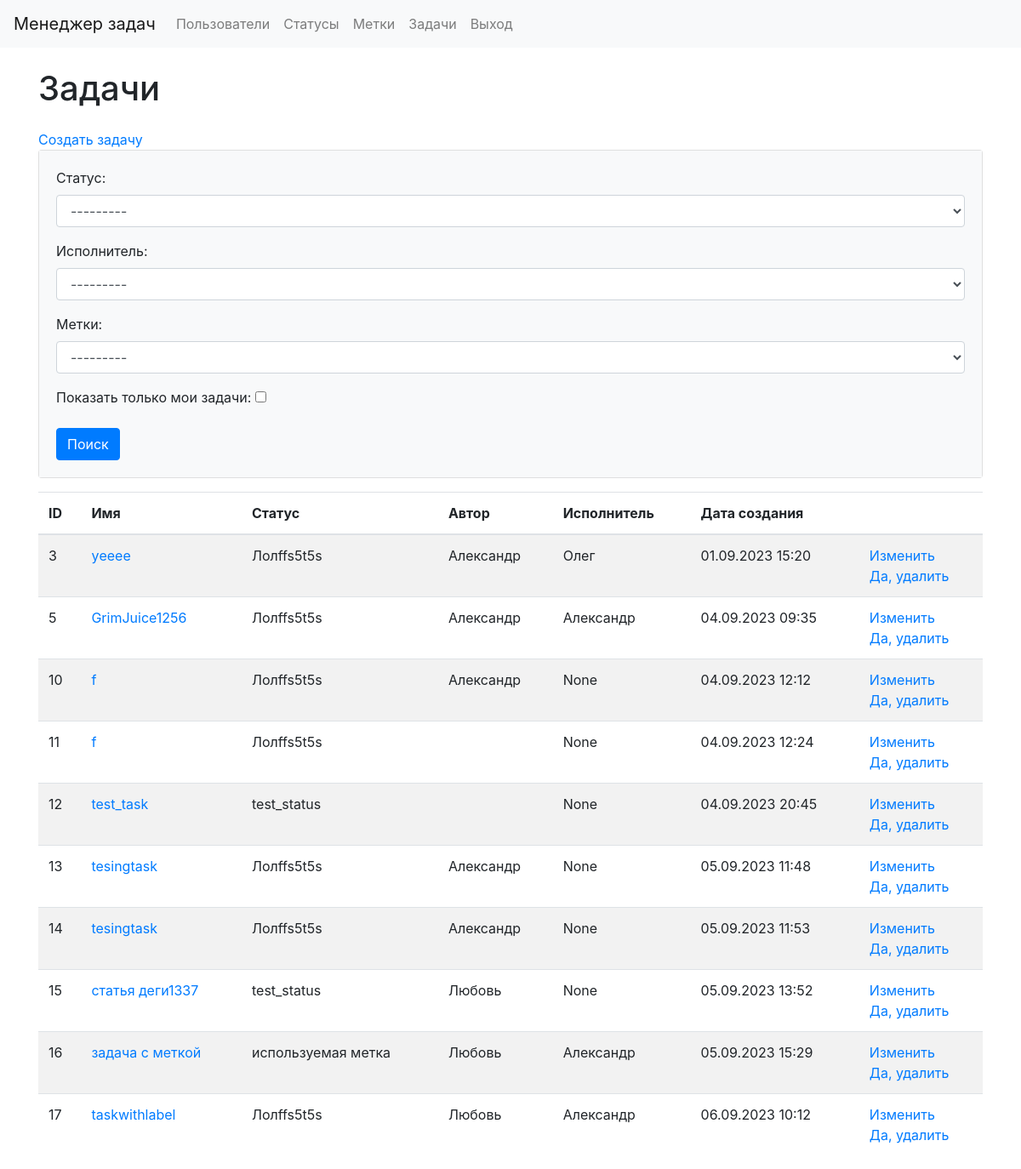
/tasks/ (signed in), run on the app's committed database.
### tasks/models.py (models this page shows, shortened)
class Task(models.Model):
    creator = models.ForeignKey(
        CustomUsers,
        on_delete=models.RESTRICT,
        verbose_name="Создатель",
        related_name="creator"
    )
    name = models.CharField(max_length=255, verbose_name="Название")
    description = models.TextField(blank=True, verbose_name="Описание")
    status = models.ForeignKey(
        Status,
        on_delete=models.RESTRICT,
        verbose_name="Статус"
    )
    executor = models.ForeignKey(
        CustomUsers,
        blank=True,
        null=True,
        on_delete=models.RESTRICT,
        verbose_name="Исполнитель"
    )
    labels = models.ManyToManyField(Label, blank=True, verbose_name="Метка")
    created_at = models.DateTimeField(
        auto_now_add=True,
        verbose_name="Время создания"
    )
    updated_at = models.DateTimeField(
        auto_now=True,
        verbose_name="Время изменения"
    )

### statuses/models.py (models this page shows, shortened)
class Status(models.Model):
    name = models.CharField(
        max_length=100,
        db_index=True,
        verbose_name="Статус"
    )
    created_at = models.DateTimeField(
        auto_now_add=True,
        verbose_name="Время создания"
    )
    updated_at = models.DateTimeField(
        auto_now=True,
        verbose_name="Время изменения"
    )
    def __str__(self):
        return self.name
    class Meta:
        verbose_name = 'Статус'
        verbose_name_plural = 'Статусы'
        ordering = ['id']

### users/models.py (models this page shows)
class CustomUsers(AbstractUser):
    first_name = models.CharField(max_length=255, default="")
    last_name = models.CharField(max_length=255, default="")
    def __str__(self):
        return self.first_name

### tasks/views.py (the view)
# urls.py: path('', TaskList.as_view(), name="task_list"),
class TaskList(LoginRequiredMixin, DataMixin, ListView):
    model = Task
    template_name = "tasks/task_list.html"
    login_url = reverse_lazy("login")
    context_object_name = "tasks"
    form_class = FindTaskForm
    def get_context_data(self, *, object_list=None, **kwargs):
        context = super().get_context_data(**kwargs)
        c_def = self.get_user_context(title=_("Tasks"))
        context['form'] = self.form_class(self.request.GET)
        return context | c_def
    def get_queryset(self):
        queryset = Task.objects.all()
        form = self.form_class(self.request.GET)
        if form.is_valid():
            status = form.cleaned_data.get('status')
            executor = form.cleaned_data.get('executor')
            labels = form.cleaned_data.get('labels')
            show_my_articles = form.cleaned_data.get('show_my_articles')
            if status:
                queryset = queryset.filter(status=status)
            if executor:
                queryset = queryset.filter(executor=executor)
            if labels:
                queryset = queryset.filter(labels=labels)
            if show_my_articles:
                queryset = queryset.filter(creator=self.request.user)
        return queryset

### tasks/forms.py
class FindTaskForm(forms. ModelForm):
    status = forms.ModelChoiceField(
        label=_("Status"),
        queryset=Status.objects.all(),
        widget=forms.Select(attrs={'class': 'form-control'}),
        required=False
    )
    executor = forms.ModelChoiceField(
        label=_("Executor"),
        required=False,
        queryset=CustomUsers.objects.all(),
        widget=forms.Select(attrs={'class': 'form-control'})
    )
    labels = forms.ModelChoiceField(
        label=_("Labels"),
        queryset=Label.objects.all(),
        widget=forms.Select(attrs={'class': 'form-control'}),
        required=False
    )
    show_my_articles = forms.BooleanField(
        label=_("Show only my posts"),
        required=False
    )
    class Meta:
        model = Task
        fields = ['status', 'executor', 'labels']

### labels/models.py (called while the page is built)
    def __str__(self):
        return self.name

### task_manager/utils.py (called while the page is built)
    def get_user_context(self, **kwargs):
        context = kwargs
        user_menu = menu.copy()
        if self.request.user.is_authenticated:
            user_menu.pop(4)
            user_menu.pop(4)
        if not self.request.user.is_authenticated:
            user_menu.pop(1)
            user_menu.pop(1)
            user_menu.pop(1)
            user_menu.pop(3)
        context['menu'] = user_menu
        return context

### task_manager/templates/tasks/task_list.html (shortened to what this page needs)
{% extends 'layout.html' %}
{% load bootstrap4 %}
{% block content %}
{% load i18n %}
<div class="container wrapper flex-grow-1">
    <h1 class="my-4">{% trans "Tasks" %}</h1>
    <a class=nav-link" href="{% url "task_create" %}"> {% trans "Create task" %} </a>
    <div class="card mb-3">
        <div class="card-body bg-light">
            <form method="get">
                {{ form.as_p }}
                <button class="btn btn-primary" type="submit">{% trans "Search" %}</button>
    </form>
        </div>
    </div>
    <table class="table table-striped">
        <thead>
            <tr>
                <th>ID</th>
                <th>{% trans "Name" %}</th>
                <th>{% trans "Status" %}</th>
                <th>{% trans "Author" %}</th>
                <th>{% trans "Executor" %}</th>
                <th>{% trans "Creation date" %}</th>
                <th></th>
            </tr>
        </thead>
        <tbody>
            {% for task in tasks %}
            <tr>
                <td> {{ task.id }} </td>
                <td> <a href="{% url "task_page" task.id %}"> {{ task.name }} </a> </td>
                <td> {{ task.status }} </td>
                <td> {{ task.creator }} </td>
                <td> {{ task.executor }} </td>
                <td> {{ task.created_at|date:"d.m.Y H:i" }} </td>
                <td>
                    <a href="{% url "task_update" task.id %}">{% trans "Update" %}</a>
                    <br>
                    <a href="{% url "task_delete" task.id %}">{% trans "Delete" %}</a>
                </td>
            </tr>
            {% endfor %}
        </tbody>
    </table>
</div>
{% endblock %}

### data on the page
Task: id "3", name "уeeee", status "Лолffs5t5s", creator "Александр", executor "Олег", created_at "01.09.2023 15:20"
Task: id "5", name "GrimJuice1256", status "Лолffs5t5s", creator "Александр", executor "Александр", created_at "04.09.2023 09:35"
Task: id "10", name "f", status "Лолffs5t5s", creator "Александр", executor "None", created_at "04.09.2023 12:12"
Task: id "11", name "f", status "Лолffs5t5s", executor "None", created_at "04.09.2023 12:24"
Task: id "12", name "test_task", status "test_status", executor "None", created_at "04.09.2023 20:45"
Task: id "13", name "tesingtask", status "Лолffs5t5s", creator "Александр", executor "None", created_at "05.09.2023 11:48"
Task: id "14", name "tesingtask", status "Лолffs5t5s", creator "Александр", executor "None", created_at "05.09.2023 11:53"
Task: id "15", name "статья деги1337", status "test_status", creator "Любовь", executor "None", created_at "05.09.2023 13:52"
Task: id "16", name "задача с меткой", status "используемая метка", creator "Любовь", executor "Александр", created_at "05.09.2023 15:29"
Task: id "17", name "taskwithlabel", status "Лолffs5t5s", creator "Любовь", executor "Александр", created_at "06.09.2023 10:12"

### other printed values
{{ menu_tag.title }} "Пользователи" "Статусы" "Метки" "Задачи" "Выход"
